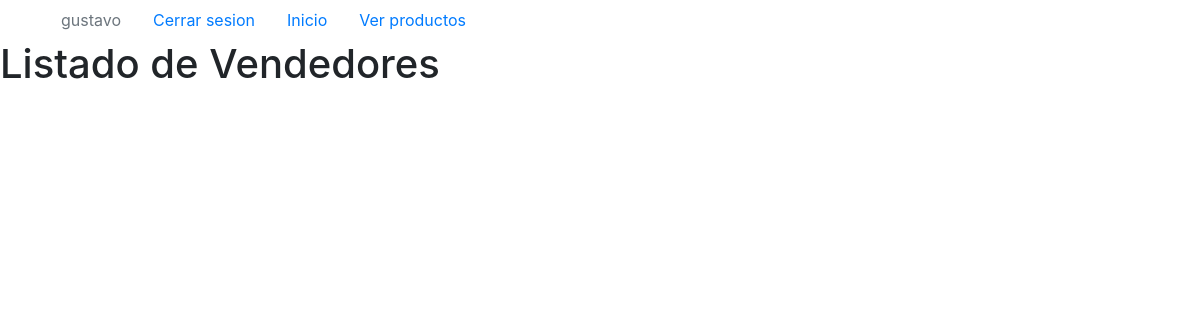
Before: /vendedores/ (signed in) with the older database file.
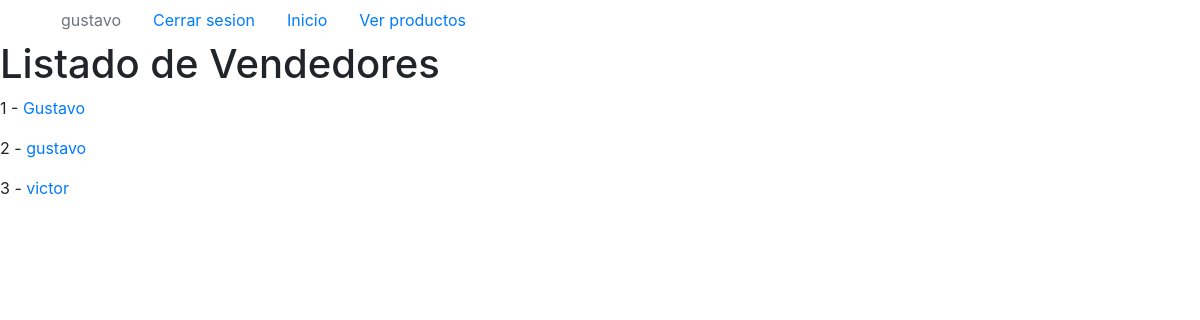
After: the same page with the newer database file.
### vendedor/models.py (models this page shows, shortened)
class Vendedor(models.Model):
  user = models.OneToOneField(User, on_delete=models.CASCADE)
  tienda = models.CharField(max_length=100)
  def get_absolute_url(self):
    return reverse('vendedor:vendedor-detail', kwargs = {'pk': self.id})

### vendedor/views.py (the view)
# urls.py: path('', VendedorListView.as_view(), name = 'vendedor-list'),
class VendedorListView(ListView):
  model = Vendedor
  @method_decorator(login_required)
  def dispatch(self, request, *args, **kwargs):
    return super().dispatch(request, *args, **kwargs)

### vendedor/templates/vendedor/vendedor_list.html (shortened to what this page needs)
{% extends 'baseven.html' %}
{% block body %}
<h1> Listado de Vendedores </h1>
{% for instance in object_list %}
  <p>
    {{ instance.id }} -
    <a href='{{ instance.get_absolute_url }}'>{{ instance.user.username }}</a>
  </p>
{% endfor %}
{% endblock %}

Changed rows visible on the page:
added Vendedor: id "1", user.username "Gustavo"
added Vendedor: id "2", user.username "gustavo"
added Vendedor: id "3", user.username "victor"
